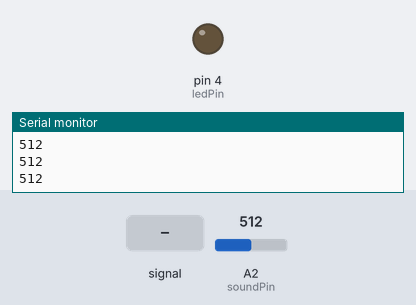
Recording of a sketch running on a simulated Arduino Uno, built with avr-gcc and run on an emulated ATmega328P. Shown: output pins drawn as LEDs (lit = HIGH), the last lines printed to the serial monitor. Inputs (shaded band) come from the test bench; at power-on: A2 (soundPin) = 512.

Above: at 1.2 s.
1.3 s: A2 (soundPin) fed a 200 Hz sine of ±255 counts around its level
At 4.2 s:
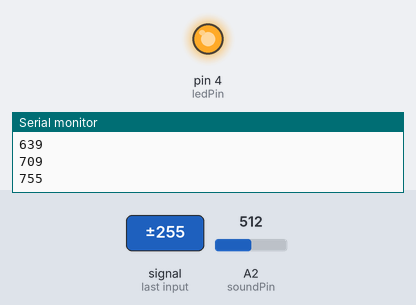
4.3 s: A2 (soundPin) set to 716
At 5.1 s:
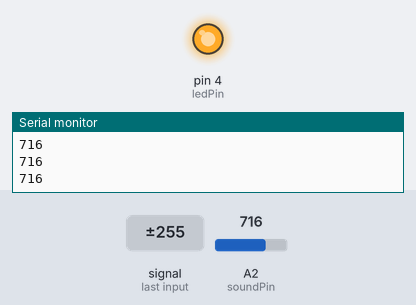
5.8 s: A2 (soundPin) set to 694
At 7.0 s:
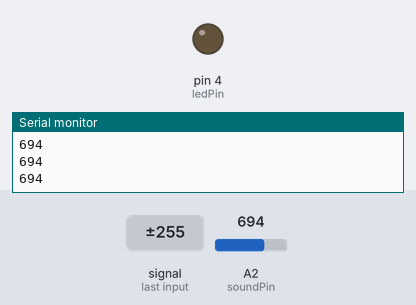
7.3 s: A2 (soundPin) set to 710
At 8.2 s:
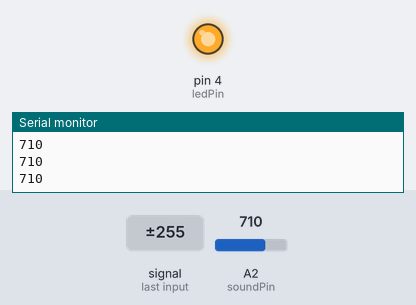
Timing chart, 0 to 9.8 s (numbered marks = the images above; inputs shaded):
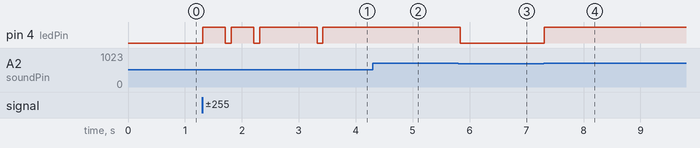

The sketch:

Lab7.ino
```cpp
/*
  created by Kyi Zaw Win 8/12/2020
  Lab no 4

*/

int soundPin = A2; // Analog sound sensor is to be attached to analog
int ledPin = 4; // Digital LED is to be attached to digital
int soundlevel = 700;

// the setup function runs once when you press reset or power the board
void setup() {
   pinMode(ledPin, OUTPUT);
   Serial.begin(9600);
}

// the loop function runs over and over again forever
void loop() {
   int soundState = analogRead(soundPin); // Read sound sensor’s value
   Serial.println(soundState);
   // if the sound sensor’s value is greater than 200, the light will be on for 5 seconds.
   //Otherwise, the light will be turned off
   if (soundState > soundlevel) {
   digitalWrite(ledPin, HIGH);
   delay(100);
   }else{
   digitalWrite(ledPin, LOW);
   }
}
```

Measured:
- the behaviour switches between 701 and 700 on A2 (soundPin) (found by bisection; images 2 and 3)
- after the input at 1.3 s, pin 4 (ledPin): goes HIGH 0.40 s, LOW 0.10 s, HIGH 0.40 s, LOW 0.10 s, HIGH 1.0 s, LOW 0.10 s, then HIGH, starting at once
- after the input at 4.3 s, pin 4 (ledPin): stops changing and stays HIGH
- after the input at 5.8 s, pin 4 (ledPin): HIGH → LOW at once
- after the input at 7.3 s, pin 4 (ledPin): LOW → HIGH at once
